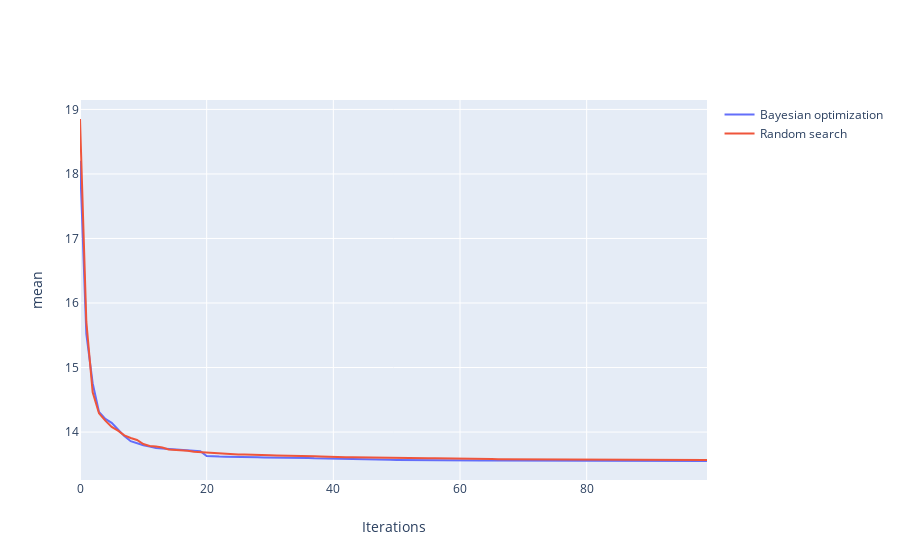

The notebook cell saved with this chart:
### Code cell
visualize_hopt_exp_results(results, show='mean')
